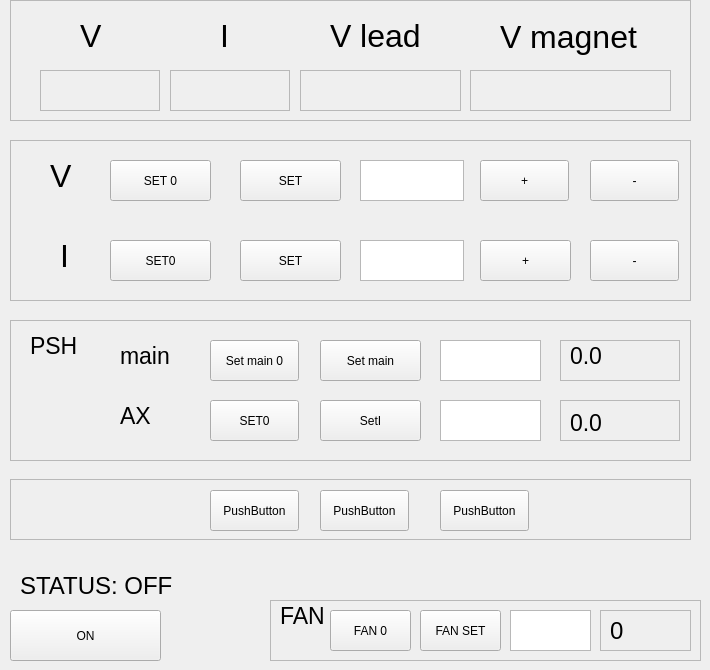
    <widget class="QWidget" name="RampDOWN">
     <property name="layoutDirection">
      <enum>Qt::RightToLeft</enum>
     </property>
     <attribute name="title">
      <string>RampDOWN</string>
     </attribute>
     <widget class="QPushButton" name="pushButton_OnOffRampUp_2">
      <property name="geometry">
       <rect>
        <x>10</x>
        <y>610</y>
        <width>151</width>
        <height>51</height>
       </rect>
      </property>
      <property name="text">
       <string>ON</string>
      </property>
     </widget>
     <widget class="QFrame" name="frame_26">
      <property name="geometry">
       <rect>
        <x>10</x>
        <y>140</y>
        <width>681</width>
        <height>161</height>
       </rect>
      </property>
      <property name="frameShape">
       <enum>QFrame::StyledPanel</enum>
      </property>
      <property name="frameShadow">
       <enum>QFrame::Raised</enum>
      </property>
      <widget class="QPushButton" name="pushButton_minusV_2">
       <property name="geometry">
        <rect>
         <x>580</x>
         <y>20</y>
         <width>89</width>
         <height>41</height>
        </rect>
       </property>
       <property name="text">
        <string>-</string>
       </property>
      </widget>
      <widget class="QPushButton" name="pushButton_minusI_2">
       <property name="geometry">
        <rect>
         <x>580</x>
         <y>100</y>
         <width>89</width>
         <height>41</height>
        </rect>
       </property>
       <property name="text">
        <string>-</string>
       </property>
      </widget>
      <widget class="QPushButton" name="pushButton_pllusI_2">
       <property name="geometry">
        <rect>
         <x>470</x>
         <y>100</y>
         <width>91</width>
         <height>41</height>
        </rect>
       </property>
       <property name="text">
        <string>+</string>
       </property>
      </widget>
      <widget class="QPushButton" name="pushButton_PlusV_2">
       <property name="geometry">
        <rect>
         <x>470</x>
         <y>20</y>
         <width>89</width>
         <height>41</height>
        </rect>
       </property>
       <property name="text">
        <string>+</string>
       </property>
      </widget>
      <widget class="QPlainTextEdit" name="pltextSetI_2">
       <property name="geometry">
        <rect>
         <x>350</x>
         <y>100</y>
         <width>104</width>
         <height>41</height>
        </rect>
       </property>
       <property name="maximumBlockCount">
        <number>1</number>
       </property>
      </widget>
      <widget class="QPlainTextEdit" name="pltextSetV_2">
       <property name="geometry">
        <rect>
         <x>350</x>
         <y>20</y>
         <width>104</width>
         <height>41</height>
        </rect>
       </property>
       <property name="maximumBlockCount">
        <number>1</number>
       </property>
      </widget>
      <widget class="QPushButton" name="pushButton_V_set_2">
       <property name="geometry">
        <rect>
         <x>230</x>
         <y>20</y>
         <width>101</width>
         <height>41</height>
        </rect>
       </property>
       <property name="text">
        <string>SET</string>
       </property>
      </widget>
      <widget class="QPushButton" name="pushButton_setI_2">
       <property name="geometry">
        <rect>
         <x>230</x>
         <y>100</y>
         <width>101</width>
         <height>41</height>
        </rect>
       </property>
       <property name="text">
        <string>SET</string>
       </property>
      </widget>
      <widget class="QLabel" name="label_39">
       <property name="geometry">
        <rect>
         <x>40</x>
         <y>20</y>
         <width>41</width>
         <height>31</height>
        </rect>
       </property>
       <property name="font">
        <font>
         <pointsize>24</pointsize>
        </font>
       </property>
       <property name="text">
        <string>V</string>
       </property>
       <property name="textFormat">
        <enum>Qt::AutoText</enum>
       </property>
      </widget>
      <widget class="QLabel" name="label_43">
       <property name="geometry">
        <rect>
         <x>50</x>
         <y>100</y>
         <width>41</width>
         <height>31</height>
        </rect>
       </property>
       <property name="font">
        <font>
         <pointsize>24</pointsize>
        </font>
       </property>
       <property name="text">
        <string>I</string>
       </property>
       <property name="textFormat">
        <enum>Qt::AutoText</enum>
       </property>
      </widget>
      <widget class="QPushButton" name="pushButton_V_set0_2">
       <property name="geometry">
        <rect>
         <x>100</x>
         <y>20</y>
         <width>101</width>
         <height>41</height>
        </rect>
       </property>
       <property name="text">
        <string>SET 0</string>
       </property>
      </widget>
      <widget class="QPushButton" name="pushButton_set_I_zero_2">
       <property name="geometry">
        <rect>
         <x>100</x>
         <y>100</y>
         <width>101</width>
         <height>41</height>
        </rect>
       </property>
       <property name="text">
        <string>SET0</string>
       </property>
      </widget>
     </widget>
     <widget class="QFrame" name="frame_27">
      <property name="geometry">
       <rect>
        <x>10</x>
        <y>0</y>
        <width>681</width>
        <height>121</height>
       </rect>
      </property>
      <property name="frameShape">
       <enum>QFrame::StyledPanel</enum>
      </property>
      <property name="frameShadow">
       <enum>QFrame::Raised</enum>
      </property>
      <widget class="QFrame" name="frame_28">
       <property name="geometry">
        <rect>
         <x>30</x>
         <y>70</y>
         <width>120</width>
         <height>41</height>
        </rect>
       </property>
       <property name="frameShape">
        <enum>QFrame::StyledPanel</enum>
       </property>
       <property name="frameShadow">
        <enum>QFrame::Raised</enum>
       </property>
      </widget>
      <widget class="QFrame" name="frame_29">
       <property name="geometry">
        <rect>
         <x>160</x>
         <y>70</y>
         <width>120</width>
         <height>41</height>
        </rect>
       </property>
       <property name="frameShape">
        <enum>QFrame::StyledPanel</enum>
       </property>
       <property name="frameShadow">
        <enum>QFrame::Raised</enum>
       </property>
      </widget>
      <widget class="QLabel" name="label_44">
       <property name="geometry">
        <rect>
         <x>210</x>
         <y>20</y>
         <width>31</width>
         <height>31</height>
        </rect>
       </property>
       <property name="font">
        <font>
         <pointsize>24</pointsize>
        </font>
       </property>
       <property name="text">
        <string>I</string>
       </property>
       <property name="textFormat">
        <enum>Qt::AutoText</enum>
       </property>
      </widget>
      <widget class="QFrame" name="frame_30">
       <property name="geometry">
        <rect>
         <x>290</x>
         <y>70</y>
         <width>161</width>
         <height>41</height>
        </rect>
       </property>
       <property name="frameShape">
        <enum>QFrame::StyledPanel</enum>
       </property>
       <property name="frameShadow">
        <enum>QFrame::Raised</enum>
       </property>
      </widget>
      <widget class="QFrame" name="frame_31">
       <property name="geometry">
        <rect>
         <x>460</x>
         <y>70</y>
         <width>201</width>
         <height>41</height>
        </rect>
       </property>
       <property name="frameShape">
        <enum>QFrame::StyledPanel</enum>
       </property>
       <property name="frameShadow">
        <enum>QFrame::Raised</enum>
       </property>
      </widget>
      <widget class="QLabel" name="label_45">
       <property name="geometry">
        <rect>
         <x>490</x>
         <y>16</y>
         <width>151</width>
         <height>41</height>
        </rect>
       </property>
       <property name="font">
        <font>
         <pointsize>24</pointsize>
        </font>
       </property>
       <property name="text">
        <string>V magnet</string>
       </property>
       <property name="textFormat">
        <enum>Qt::AutoText</enum>
       </property>
      </widget>
      <widget class="QLabel" name="label_50">
       <property name="geometry">
        <rect>
         <x>320</x>
         <y>20</y>
         <width>91</width>
         <height>31</height>
        </rect>
       </property>
       <property name="font">
        <font>
         <pointsize>24</pointsize>
        </font>
       </property>
       <property name="text">
        <string>V lead</string>
       </property>
       <property name="textFormat">
        <enum>Qt::AutoText</enum>
       </property>
      </widget>
      <widget class="QLabel" name="label_49">
       <property name="geometry">
        <rect>
         <x>70</x>
         <y>20</y>
         <width>41</width>
         <height>31</height>
        </rect>
       </property>
       <property name="font">
        <font>
         <pointsize>24</pointsize>
        </font>
       </property>
       <property name="text">
        <string>V</string>
       </property>
       <property name="textFormat">
        <enum>Qt::AutoText</enum>
       </property>
      </widget>
     </widget>
     <widget class="QLabel" name="lbRampUp_status_2">
      <property name="geometry">
       <rect>
        <x>20</x>
        <y>570</y>
        <width>251</width>
        <height>31</height>
       </rect>
      </property>
      <property name="font">
       <font>
        <pointsize>18</pointsize>
       </font>
      </property>
      <property name="text">
       <string>STATUS: OFF</string>
      </property>
      <property name="textFormat">
       <enum>Qt::AutoText</enum>
      </property>
     </widget>
     <widget class="QFrame" name="frame_32">
      <property name="geometry">
       <rect>
        <x>270</x>
        <y>600</y>
        <width>431</width>
        <height>61</height>
       </rect>
      </property>
      <property name="frameShape">
       <enum>QFrame::StyledPanel</enum>
      </property>
      <property name="frameShadow">
       <enum>QFrame::Raised</enum>
      </property>
      <widget class="QPushButton" name="pushButton_SetFAN_2">
       <property name="geometry">
        <rect>
         <x>60</x>
         <y>10</y>
         <width>81</width>
         <height>41</height>
        </rect>
       </property>
       <property name="text">
        <string>FAN 0</string>
       </property>
      </widget>
      <widget class="QLabel" name="label_Mode_SHIM_5">
       <property name="geometry">
        <rect>
         <x>10</x>
         <y>0</y>
         <width>51</width>
         <height>31</height>
        </rect>
       </property>
       <property name="font">
        <font>
         <pointsize>17</pointsize>
        </font>
       </property>
       <property name="text">
        <string>FAN</string>
       </property>
       <property name="textFormat">
        <enum>Qt::AutoText</enum>
       </property>
      </widget>
      <widget class="QPushButton" name="pushButton_SetV_4">
       <property name="geometry">
        <rect>
         <x>150</x>
         <y>10</y>
         <width>81</width>
         <height>41</height>
        </rect>
       </property>
       <property name="text">
        <string>FAN SET</string>
       </property>
      </widget>
      <widget class="QPlainTextEdit" name="plainTextSetFAN_3">
       <property name="geometry">
        <rect>
         <x>240</x>
         <y>10</y>
         <width>81</width>
         <height>41</height>
        </rect>
       </property>
       <property name="maximumBlockCount">
        <number>1</number>
       </property>
      </widget>
      <widget class="QFrame" name="frame_33">
       <property name="geometry">
        <rect>
         <x>330</x>
         <y>10</y>
         <width>91</width>
         <height>41</height>
        </rect>
       </property>
       <property name="frameShape">
        <enum>QFrame::StyledPanel</enum>
       </property>
       <property name="frameShadow">
        <enum>QFrame::Raised</enum>
       </property>
       <widget class="QLabel" name="lbFAN_value_3">
        <property name="geometry">
         <rect>
          <x>10</x>
          <y>10</y>
          <width>71</width>
          <height>21</height>
         </rect>
        </property>
        <property name="font">
         <font>
          <pointsize>18</pointsize>
         </font>
        </property>
        <property name="text">
         <string>0</string>
        </property>
        <property name="textFormat">
         <enum>Qt::AutoText</enum>
        </property>
       </widget>
      </widget>
     </widget>
     <widget class="QFrame" name="frame_34">
      <property name="geometry">
       <rect>
        <x>10</x>
        <y>320</y>
        <width>681</width>
        <height>141</height>
       </rect>
      </property>
      <property name="frameShape">
       <enum>QFrame::StyledPanel</enum>
      </property>
      <property name="frameShadow">
       <enum>QFrame::Raised</enum>
      </property>
      <widget class="QLabel" name="label_46">
       <property name="geometry">
        <rect>
         <x>20</x>
         <y>10</y>
         <width>61</width>
         <height>31</height>
        </rect>
       </property>
       <property name="font">
        <font>
         <pointsize>17</pointsize>
        </font>
       </property>
       <property name="text">
        <string>PSH</string>
       </property>
       <property name="textFormat">
        <enum>Qt::AutoText</enum>
       </property>
      </widget>
      <widget class="QPushButton" name="pushButton_setmain0_2">
       <property name="geometry">
        <rect>
         <x>200</x>
         <y>20</y>
         <width>89</width>
         <height>41</height>
        </rect>
       </property>
       <property name="text">
        <string>Set main 0</string>
       </property>
      </widget>
      <widget class="QPushButton" name="pushButton_setmain_2">
       <property name="geometry">
        <rect>
         <x>310</x>
         <y>20</y>
         <width>101</width>
         <height>41</height>
        </rect>
       </property>
       <property name="text">
        <string>Set main</string>
       </property>
      </widget>
      <widget class="QPlainTextEdit" name="plTextMainPSH_2">
       <property name="geometry">
        <rect>
         <x>430</x>
         <y>20</y>
         <width>101</width>
         <height>41</height>
        </rect>
       </property>
       <property name="maximumBlockCount">
        <number>1</number>
       </property>
      </widget>
      <widget class="QPushButton" name="pushButton_setT2_1">
       <property name="geometry">
        <rect>
         <x>200</x>
         <y>80</y>
         <width>89</width>
         <height>41</height>
        </rect>
       </property>
       <property name="text">
        <string>SET0</string>
       </property>
      </widget>
      <widget class="QPushButton" name="pushButton_setT2_2">
       <property name="geometry">
        <rect>
         <x>310</x>
         <y>80</y>
         <width>101</width>
         <height>41</height>
        </rect>
       </property>
       <property name="text">
        <string>SetI</string>
       </property>
      </widget>
      <widget class="QPlainTextEdit" name="plTextChPSH_2">
       <property name="geometry">
        <rect>
         <x>430</x>
         <y>80</y>
         <width>101</width>
         <height>41</height>
        </rect>
       </property>
       <property name="maximumBlockCount">
        <number>1</number>
       </property>
      </widget>
      <widget class="QLabel" name="label_47">
       <property name="geometry">
        <rect>
         <x>110</x>
         <y>20</y>
         <width>61</width>
         <height>31</height>
        </rect>
       </property>
       <property name="font">
        <font>
         <pointsize>17</pointsize>
        </font>
       </property>
       <property name="text">
        <string>main</string>
       </property>
       <property name="textFormat">
        <enum>Qt::AutoText</enum>
       </property>
      </widget>
      <widget class="QLabel" name="label_48">
       <property name="geometry">
        <rect>
         <x>110</x>
         <y>80</y>
         <width>61</width>
         <height>31</height>
        </rect>
       </property>
       <property name="font">
        <font>
         <pointsize>17</pointsize>
        </font>
       </property>
       <property name="text">
        <string>AX</string>
       </property>
       <property name="textFormat">
        <enum>Qt::AutoText</enum>
       </property>
      </widget>
      <widget class="QFrame" name="frame_35">
       <property name="geometry">
        <rect>
         <x>550</x>
         <y>20</y>
         <width>120</width>
         <height>41</height>
        </rect>
       </property>
       <property name="frameShape">
        <enum>QFrame::StyledPanel</enum>
       </property>
       <property name="frameShadow">
        <enum>QFrame::Raised</enum>
       </property>
       <widget class="QLabel" name="lbReadMain_2">
        <property name="geometry">
         <rect>
          <x>10</x>
          <y>0</y>
          <width>91</width>
          <height>31</height>
         </rect>
        </property>
        <property name="font">
         <font>
          <pointsize>17</pointsize>
         </font>
        </property>
        <property name="text">
         <string>0.0</string>
        </property>
        <property name="textFormat">
         <enum>Qt::AutoText</enum>
        </property>
       </widget>
      </widget>
      <widget class="QFrame" name="frame_36">
       <property name="geometry">
        <rect>
         <x>550</x>
         <y>80</y>
         <width>120</width>
         <height>41</height>
        </rect>
       </property>
       <property name="frameShape">
        <enum>QFrame::StyledPanel</enum>
       </property>
       <property name="frameShadow">
        <enum>QFrame::Raised</enum>
       </property>
       <widget class="QLabel" name="lbReadCh_2">
        <property name="geometry">
         <rect>
          <x>10</x>
          <y>7</y>
          <width>101</width>
          <height>31</height>
         </rect>
        </property>
        <property name="font">
         <font>
          <pointsize>17</pointsize>
         </font>
        </property>
        <property name="text">
         <string>0.0</string>
        </property>
        <property name="textFormat">
         <enum>Qt::AutoText</enum>
        </property>
       </widget>
      </widget>
     </widget>
     <widget class="QPushButton" name="pushButton">
      <property name="geometry">
       <rect>
        <x>210</x>
        <y>490</y>
        <width>89</width>
        <height>41</height>
       </rect>
      </property>
      <property name="text">
       <string>PushButton</string>
      </property>
     </widget>
     <widget class="QPushButton" name="pushButton_2">
      <property name="geometry">
       <rect>
        <x>320</x>
        <y>490</y>
        <width>89</width>
        <height>41</height>
       </rect>
      </property>
      <property name="text">
       <string>PushButton</string>
      </property>
     </widget>
     <widget class="QPushButton" name="pushButton_3">
      <property name="geometry">
       <rect>
        <x>440</x>
        <y>490</y>
        <width>89</width>
        <height>41</height>
       </rect>
      </property>
      <property name="text">
       <string>PushButton</string>
      </property>
     </widget>
     <widget class="QFrame" name="frame_37">
      <property name="geometry">
       <rect>
        <x>10</x>
        <y>479</y>
        <width>681</width>
        <height>61</height>
       </rect>
      </property>
      <property name="frameShape">
       <enum>QFrame::StyledPanel</enum>
      </property>
      <property name="frameShadow">
       <enum>QFrame::Raised</enum>
      </property>
     </widget>
    </widget>
